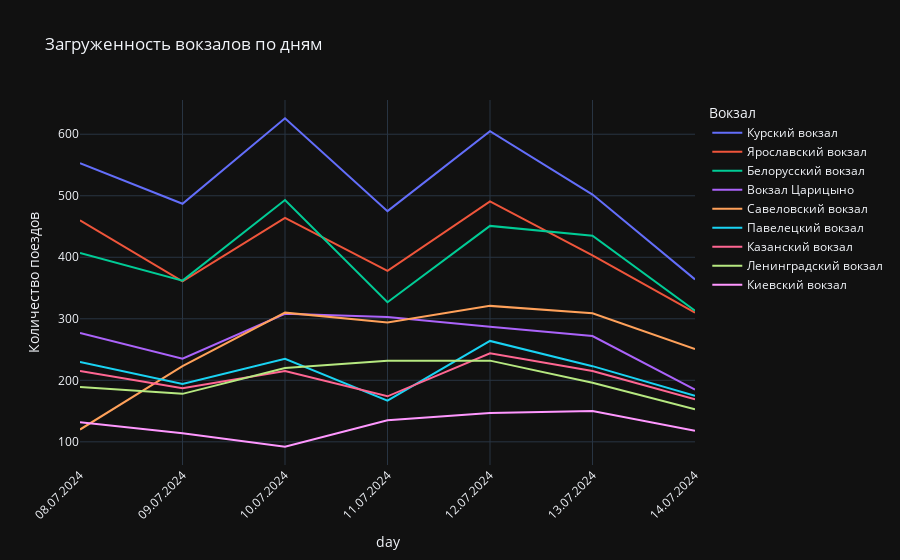

This figure's notebook cell:
### Markdown cell above
### Построение графиков

### Code cell
daily_load_data = []
for station, df in dfs.items():
    daily_load = df.groupby('day').size().reset_index(name='count')
    daily_load['Вокзал'] = station
    daily_load_data.append(daily_load)
daily_load_df = pd.concat(daily_load_data)

avg_load = daily_load_df.groupby('Вокзал')['count'].mean().sort_values(ascending=False).reset_index()
daily_load_df = daily_load_df.merge(avg_load, on='Вокзал', suffixes=('', '_avg'))


fig = px.line(daily_load_df, x='day', y='count', color='Вокзал', title='Загруженность вокзалов по дням', labels={'count':'Количество поездов', 'day_label':'Дата'}, category_orders={'Вокзал': avg_load['Вокзал'].tolist()})
fig.update_layout(xaxis_tickangle=-45, template='plotly_dark')
fig.show()

### Figure 1 — Plotly figure (JSON) as saved in the notebook; plotly's stock layout.template omitted (floating-point values rounded to 4 significant figures)
{"data": [{"hovertemplate": "Вокзал=Курский вокзал<br>day=%{x}<br>Количество поездов=%{y}<extra></extra>", "legendgroup": "Курский вокзал", "line": {"color": "#636efa", "dash": "solid"}, "marker": {"symbol": "circle"}, "mode": "lines", "name": "Курский вокзал", "orientation": "v", "showlegend": true, "type": "scatter", "x": ["08.07.2024", "09.07.2024", "10.07.2024", "11.07.2024", "12.07.2024", "13.07.2024", "14.07.2024"], "xaxis": "x", "y": [553, 487, 626, 475, 605, 502, 364], "yaxis": "y"}, {"hovertemplate": "Вокзал=Ярославский вокзал<br>day=%{x}<br>Количество поездов=%{y}<extra></extra>", "legendgroup": "Ярославский вокзал", "line": {"color": "#EF553B", "dash": "solid"}, "marker": {"symbol": "circle"}, "mode": "lines", "name": "Ярославский вокзал", "orientation": "v", "showlegend": true, "type": "scatter", "x": ["08.07.2024", "09.07.2024", "10.07.2024", "11.07.2024", "12.07.2024", "13.07.2024", "14.07.2024"], "xaxis": "x", "y": [460, 361, 464, 378, 491, 403, 310], "yaxis": "y"}, {"hovertemplate": "Вокзал=Белорусский вокзал<br>day=%{x}<br>Количество поездов=%{y}<extra></extra>", "legendgroup": "Белорусский вокзал", "line": {"color": "#00cc96", "dash": "solid"}, "marker": {"symbol": "circle"}, "mode": "lines", "name": "Белорусский вокзал", "orientation": "v", "showlegend": true, "type": "scatter", "x": ["08.07.2024", "09.07.2024", "10.07.2024", "11.07.2024", "12.07.2024", "13.07.2024", "14.07.2024"], "xaxis": "x", "y": [407, 362, 493, 327, 451, 435, 313], "yaxis": "y"}, {"hovertemplate": "Вокзал=Вокзал Царицыно<br>day=%{x}<br>Количество поездов=%{y}<extra></extra>", "legendgroup": "Вокзал Царицыно", "line": {"color": "#ab63fa", "dash": "solid"}, "marker": {"symbol": "circle"}, "mode": "lines", "name": "Вокзал Царицыно", "orientation": "v", "showlegend": true, "type": "scatter", "x": ["08.07.2024", "09.07.2024", "10.07.2024", "11.07.2024", "12.07.2024", "13.07.2024", "14.07.2024"], "xaxis": "x", "y": [277, 235, 308, 303, 287, 272, 185], "yaxis": "y"}, {"hovertemplate": "Вокзал=Савеловский вокзал<br>day=%{x}<br>Количество поездов=%{y}<extra></extra>", "legendgroup": "Савеловский вокзал", "line": {"color": "#FFA15A", "dash": "solid"}, "marker": {"symbol": "circle"}, "mode": "lines", "name": "Савеловский вокзал", "orientation": "v", "showlegend": true, "type": "scatter", "x": ["08.07.2024", "09.07.2024", "10.07.2024", "11.07.2024", "12.07.2024", "13.07.2024", "14.07.2024"], "xaxis": "x", "y": [120, 223, 310, 294, 321, 309, 251], "yaxis": "y"}, {"hovertemplate": "Вокзал=Павелецкий вокзал<br>day=%{x}<br>Количество поездов=%{y}<extra></extra>", "legendgroup": "Павелецкий вокзал", "line": {"color": "#19d3f3", "dash": "solid"}, "marker": {"symbol": "circle"}, "mode": "lines", "name": "Павелецкий вокзал", "orientation": "v", "showlegend": true, "type": "scatter", "x": ["08.07.2024", "09.07.2024", "10.07.2024", "11.07.2024", "12.07.2024", "13.07.2024", "14.07.2024"], "xaxis": "x", "y": [230, 194, 235, 167, 264, 223, 175], "yaxis": "y"}, {"hovertemplate": "Вокзал=Казанский вокзал<br>day=%{x}<br>Количество поездов=%{y}<extra></extra>", "legendgroup": "Казанский вокзал", "line": {"color": "#FF6692", "dash": "solid"}, "marker": {"symbol": "circle"}, "mode": "lines", "name": "Казанский вокзал", "orientation": "v", "showlegend": true, "type": "scatter", "x": ["08.07.2024", "09.07.2024", "10.07.2024", "11.07.2024", "12.07.2024", "13.07.2024", "14.07.2024"], "xaxis": "x", "y": [215, 187, 215, 174, 244, 215, 169], "yaxis": "y"}, {"hovertemplate": "Вокзал=Ленинградский вокзал<br>day=%{x}<br>Количество поездов=%{y}<extra></extra>", "legendgroup": "Ленинградский вокзал", "line": {"color": "#B6E880", "dash": "solid"}, "marker": {"symbol": "circle"}, "mode": "lines", "name": "Ленинградский вокзал", "orientation": "v", "showlegend": true, "type": "scatter", "x": ["08.07.2024", "09.07.2024", "10.07.2024", "11.07.2024", "12.07.2024", "13.07.2024", "14.07.2024"], "xaxis": "x", "y": [189, 178, 220, 232, 232, 196, 153], "yaxis": "y"}, {"hovertemplate": "Вокзал=Киевский вокзал<br>day=%{x}<br>Количество поездов=%{y}<extra></extra>", "legendgroup": "Киевский вокзал", "line": {"color": "#FF97FF", "dash": "solid"}, "marker": {"symbol": "circle"}, "mode": "lines", "name": "Киевский вокзал", "orientation": "v", "showlegend": true, "type": "scatter", "x": ["08.07.2024", "09.07.2024", "10.07.2024", "11.07.2024", "12.07.2024", "13.07.2024", "14.07.2024"], "xaxis": "x", "y": [132, 114, 92, 135, 147, 150, 118], "yaxis": "y"}], "layout": {"legend": {"title": {"text": "Вокзал"}, "tracegroupgap": 0}, "title": {"text": "Загруженность вокзалов по дням"}, "xaxis": {"anchor": "y", "domain": [0, 1], "tickangle": -45, "title": {"text": "day"}}, "yaxis": {"anchor": "x", "domain": [0, 1], "title": {"text": "Количество поездов"}}}}
